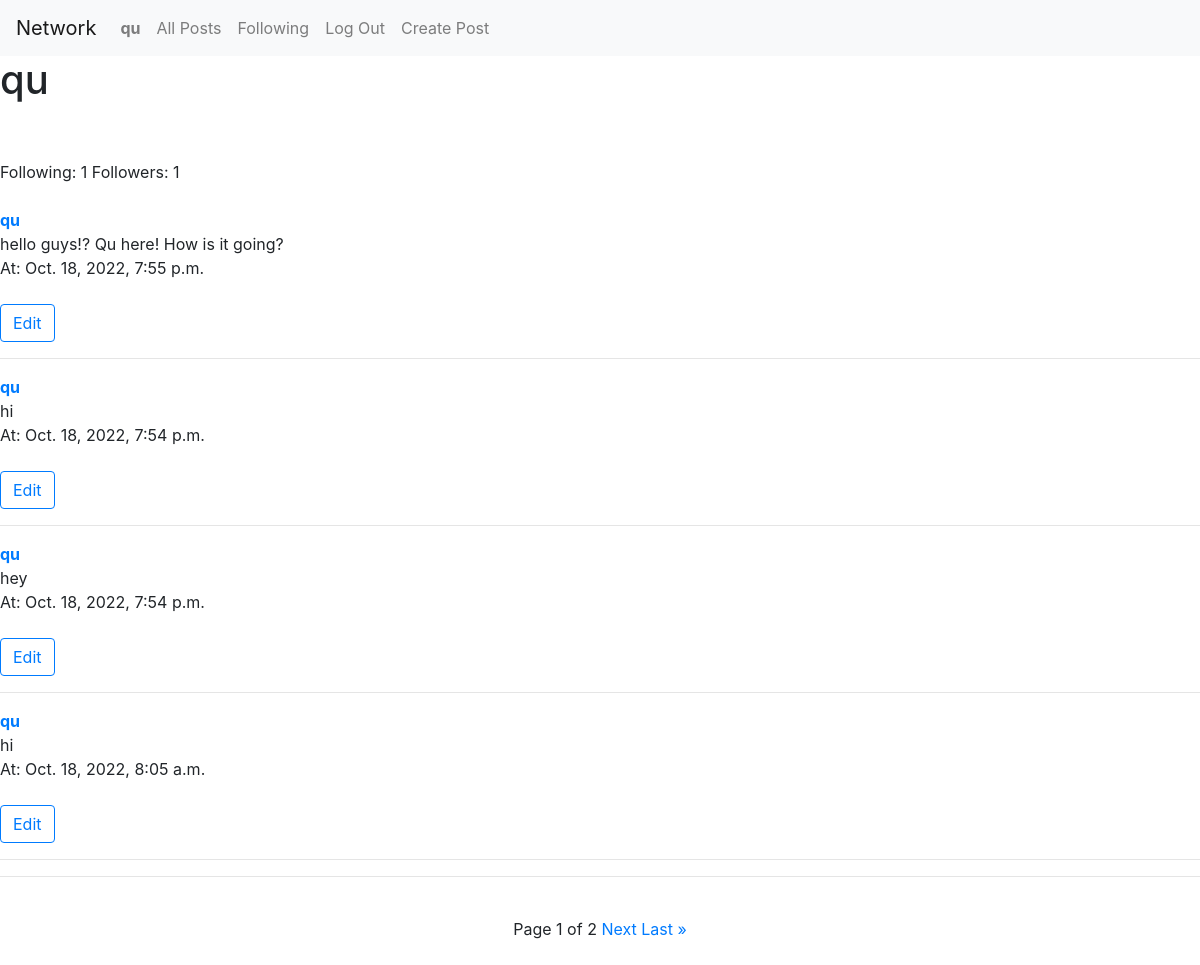
The app's page /profile/qu (signed in), older data.
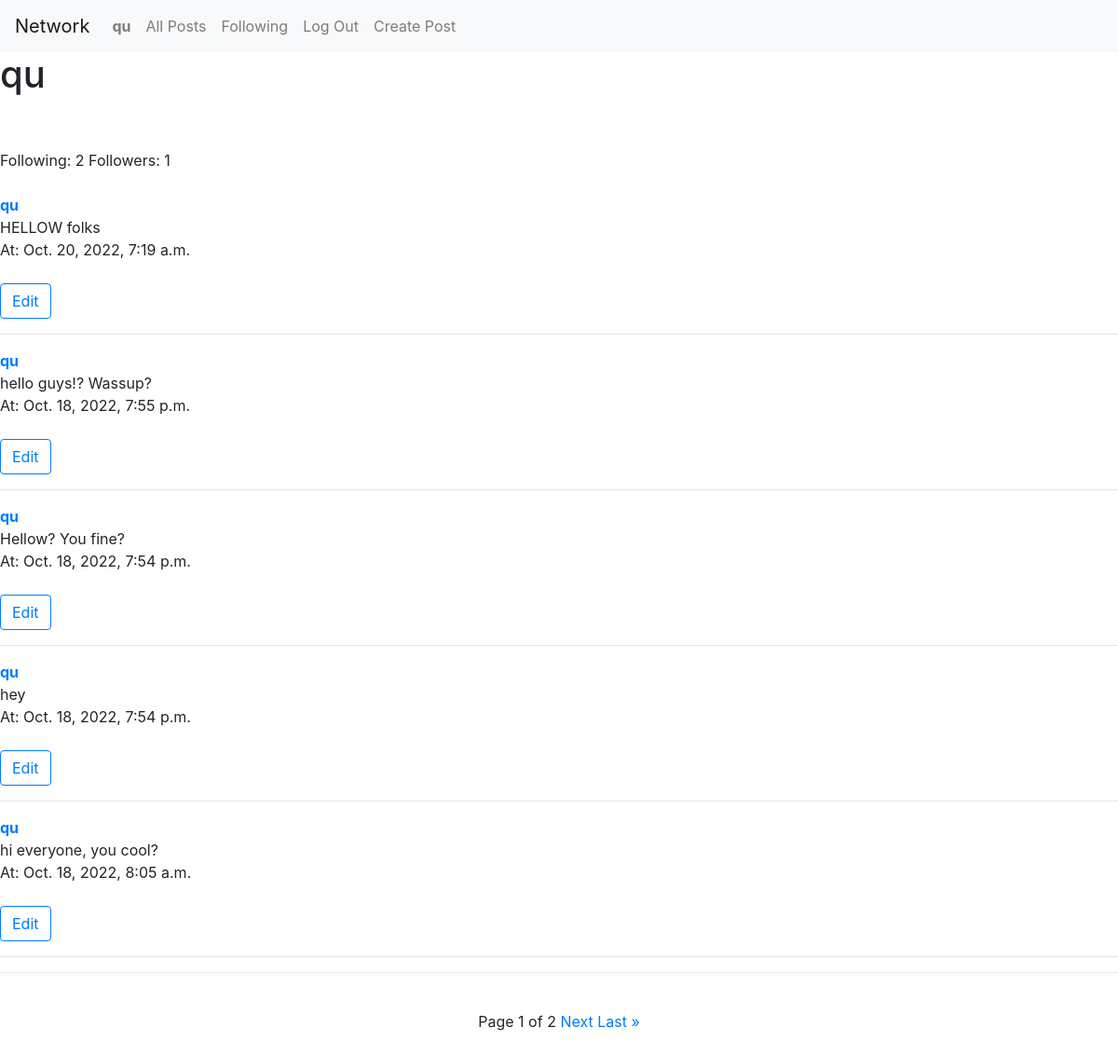
The same page, newer data.
### network/models.py (models this page shows, shortened)
class Post(models.Model):
    body = models.TextField()
    author = models.ForeignKey("User", on_delete=models.CASCADE, related_name="posts")
    date = models.DateTimeField(auto_now_add = True)
    likes = models.ManyToManyField("User", related_name="post_likes")

class User(AbstractUser):
    pass

### network/views.py (the view)
# urls.py: path("profile/<str:author>", views.profile, name="profile"),
@login_required(login_url='login')
def profile(request, author):
    posts  = Post.objects.all().order_by('-date')
    user = get_object_or_404(User, username=author)
    viewing_user = get_object_or_404(User, username=request.user)
    paginator = Paginator(posts, 10)
    page = request.GET.get('page')
    post = paginator.get_page(page)
    followers = user.followers.all().count()
    following_cnt = user.following.all().count()
    status = len(Profile.objects.filter(user=viewing_user).filter(following=user))
    return render(request, "network/profile_page.html", {
        "followers": followers,
        "following": following_cnt,
        "status": status,
        "post": post,
        "profile_user": user,
    })

### network/templates/network/profile_page.html (shortened to what this page needs)
{% extends "network/layout.html" %}
{% load static %}
{% block body %}
<div class="user-info">
    <h1>{{ profile_user }}</h1>
    <br><br>
    Following: {{ following }}
    Followers: <span class="following_count">{{ followers }}</span>
    <br><br>
</div>
<div class="user-posts">
    {% for post in post %}
    {% if post.author == profile_user %}
    <div class="post_item index_post">
        <strong><a href="{% url 'profile' post.author %}">{{post.author}}</a></strong>
        <div class="post-body" value="{{post.id}}">
           <div class="original">{{ post.body }}</div>
           <div class="time">At: {{ post.date }}</div>
        </div>
        <br>
        {% if request.user == post.author %}
        <button type="button" value="{{post.id}}" class="btn btn-outline-primary edit-btn">Edit</button>
        {% endif %}
        <hr>
    </div>
    {% endif %}
    {% endfor %}
</div>
<center>
    <hr><br>
    Page {{ post.number }} of {{ post.paginator.num_pages }}
    {% if post.has_next %}
    <a id="next" href="?page={{ post.next_page_number }}">Next</a>
    <a id="last" href="?page={{ post.paginator.num_pages }}">Last &raquo</a>
    {% endif %}
    <br>
    <br>
</center>
{% endblock %}

Row changes from the older to the newer data that the page shows:
added Post: author "qu", {{ post.id }} 15 (drawn), body "HELLOW folks", date "Oct. 20, 2022, 7:19 a.m."
changed Post: body "hello guys!? Qu here! How is it going?" → "hello guys!? Wassup?"
changed Post: body "hi" → "Hellow? You fine?"
changed Post: body "hi" → "hi everyone, you cool?"
Text that changed along with them:
{{ following }}: "1" → "2"
